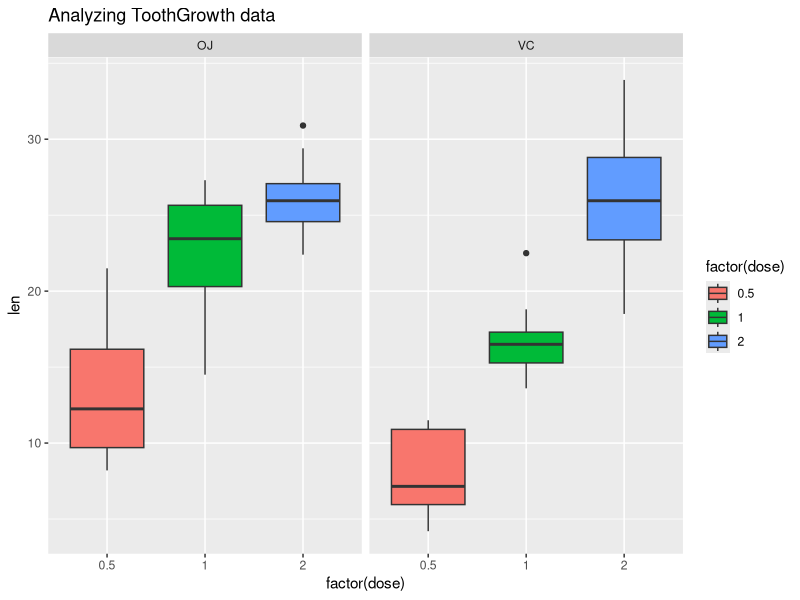

Source code (R):
## ---- chunk 1
knitr::opts_chunk$set(echo = TRUE)
## ---- chunk 2
library(ggplot2)
## ---- chunk 3
data(ToothGrowth)
ggplot(ToothGrowth, aes(x=factor(dose), y=len, fill=factor(dose)))+geom_boxplot()+facet_grid(.~supp)+ggtitle("Analyzing ToothGrowth data")
## ---- chunk 4
summary(ToothGrowth)
## ---- chunk 5
xBar<-mean(ToothGrowth$len[1:30])
yBar<-mean(ToothGrowth$len[31:60])
xVar<-(sd(ToothGrowth$len[1:30]))^2
yVar<-(sd(ToothGrowth$len[31:60]))^2
q<-(((xVar+yVar)/30)^2)/((((xVar/30)^2)+((yVar/30)^2))/29)
t<-qt(0.975, q)
yBar -xBar + c(-1,1)*t*sqrt(xVar/30 + yVar/30)
